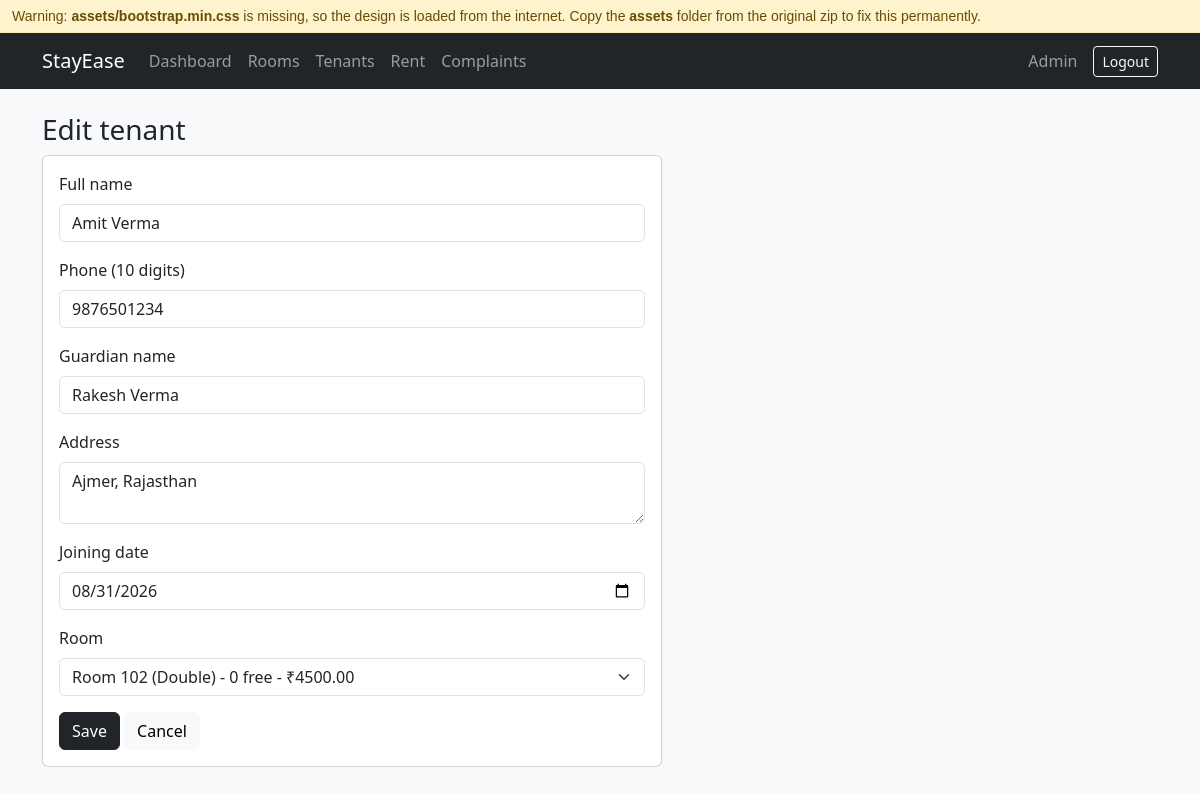
Screenshot of /tenant_form.php?id=2 (signed in) with the database file from the repository.
### tables this page shows
CREATE TABLE tenants (
  id            INT AUTO_INCREMENT PRIMARY KEY,
  name          VARCHAR(100) NOT NULL,
  phone         VARCHAR(10)  NOT NULL,
  guardian_name VARCHAR(100) NOT NULL,
  address       VARCHAR(255) NOT NULL,
  joining_date  DATE NOT NULL,
  room_id       INT NOT NULL,
  status        ENUM('Active','Left') NOT NULL DEFAULT 'Active',
  leaving_date  DATE NULL,
  FOREIGN KEY (room_id) REFERENCES rooms(id) ON DELETE RESTRICT
);

### config.php (called while the page is built, shortened)
<?php
function e($text) { return htmlspecialchars((string)$text); }

### tenant_form.php (the view, shortened to what this page needs)
<?php
include 'header.php';
$id = (int)($_GET['id'] ?? $_POST['id'] ?? 0);
$t  = ['name' => '', 'phone' => '', 'guardian_name' => '', 'address' => '', 'joining_date' => date('Y-m-d'), 'room_id' => (int)($_GET['room_id'] ?? 0)];
if ($id) {
    $stmt = $pdo->prepare('SELECT * FROM tenants WHERE id = ?');
    $stmt->execute([$id]);
    $t = $stmt->fetch();
}
$rooms = $pdo->query("SELECT r.*, r.capacity - (SELECT COUNT(*) FROM tenants t WHERE t.room_id = r.id AND t.status='Active') AS free_beds
                      FROM rooms r ORDER BY room_number")->fetchAll();
?>
<h3><?= $id ? 'Edit' : 'Add' ?> tenant</h3>
<form method="post" class="card card-body" style="max-width:620px">
  <label class="form-label">Full name</label>
  <input name="name" class="form-control mb-3" value="<?= e($t['name']) ?>" required>
  <label class="form-label">Phone (10 digits)</label>
  <input name="phone" class="form-control mb-3" value="<?= e($t['phone']) ?>" pattern="[6-9][0-9]{9}" maxlength="10" required>
  <label class="form-label">Guardian name</label>
  <input name="guardian_name" class="form-control mb-3" value="<?= e($t['guardian_name']) ?>" required>
  <label class="form-label">Address</label>
  <textarea name="address" class="form-control mb-3" rows="2" required><?= e($t['address']) ?></textarea>
  <label class="form-label">Joining date</label>
  <input type="date" name="joining_date" class="form-control mb-3" value="<?= e($t['joining_date']) ?>" max="<?= date('Y-m-d') ?>" required>
  <label class="form-label">Room</label>
  <select name="room_id" class="form-select mb-3" required>
    <?php foreach ($rooms as $r): ?>
      <option value="<?= $r['id'] ?>" <?= (int)$t['room_id'] === (int)$r['id'] ? 'selected' : '' ?>>
        Room <?= e($r['room_number']) ?> (<?= e($r['room_type']) ?>) - <?= max(0, $r['free_beds']) ?> free - ₹<?= $r['rent'] ?>
      </option>
    <?php endforeach; ?>
  </select>
  <div><button class="btn btn-dark">Save</button> <a class="btn btn-light" href="tenants.php">Cancel</a></div>
</form>
<?php include 'footer.php'; ?>

### rows the page displays
tenants: name "Amit Verma", phone "9876501234", guardian_name "Rakesh Verma", address "Ajmer, Rajasthan", joining_date "08/31/2026", room_id "Room 102 (Double) - 0 free - ₹4500.00"

### other values shown
$_SESSION['admin']['name'] "Admin"
